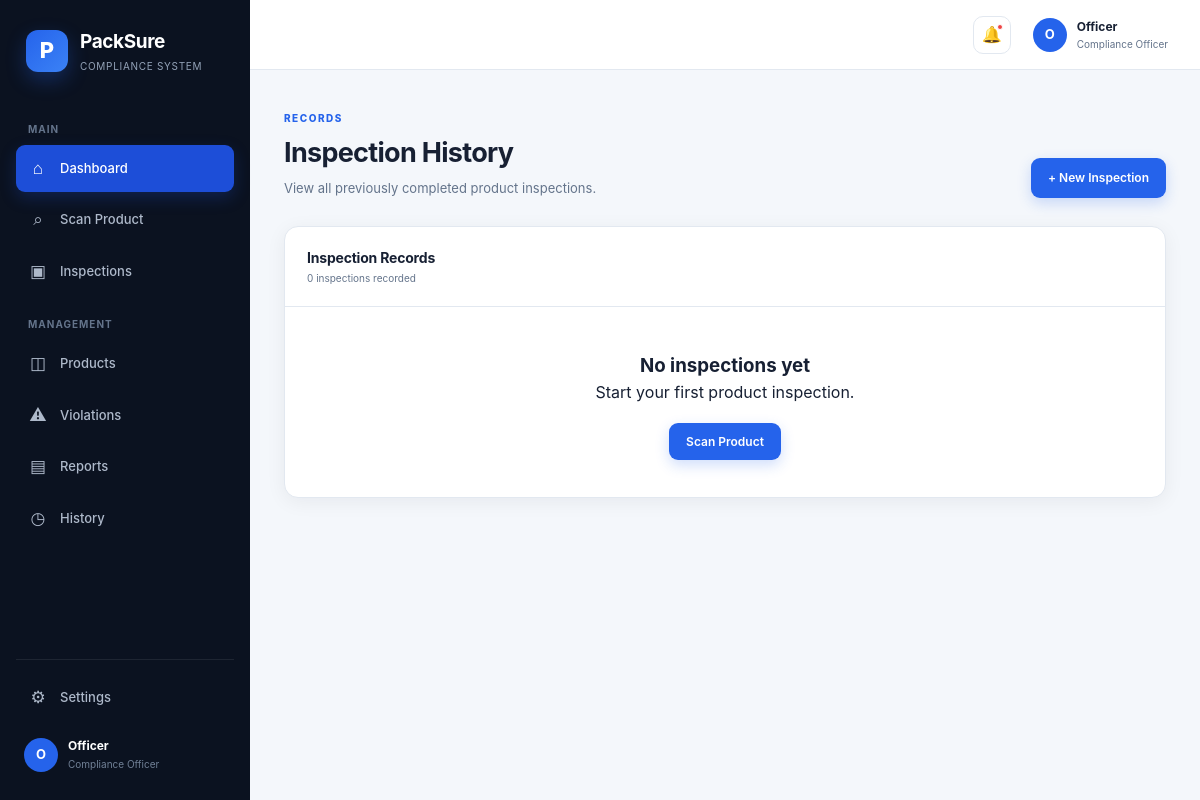
The page /scan/history/ on the database as committed earlier.
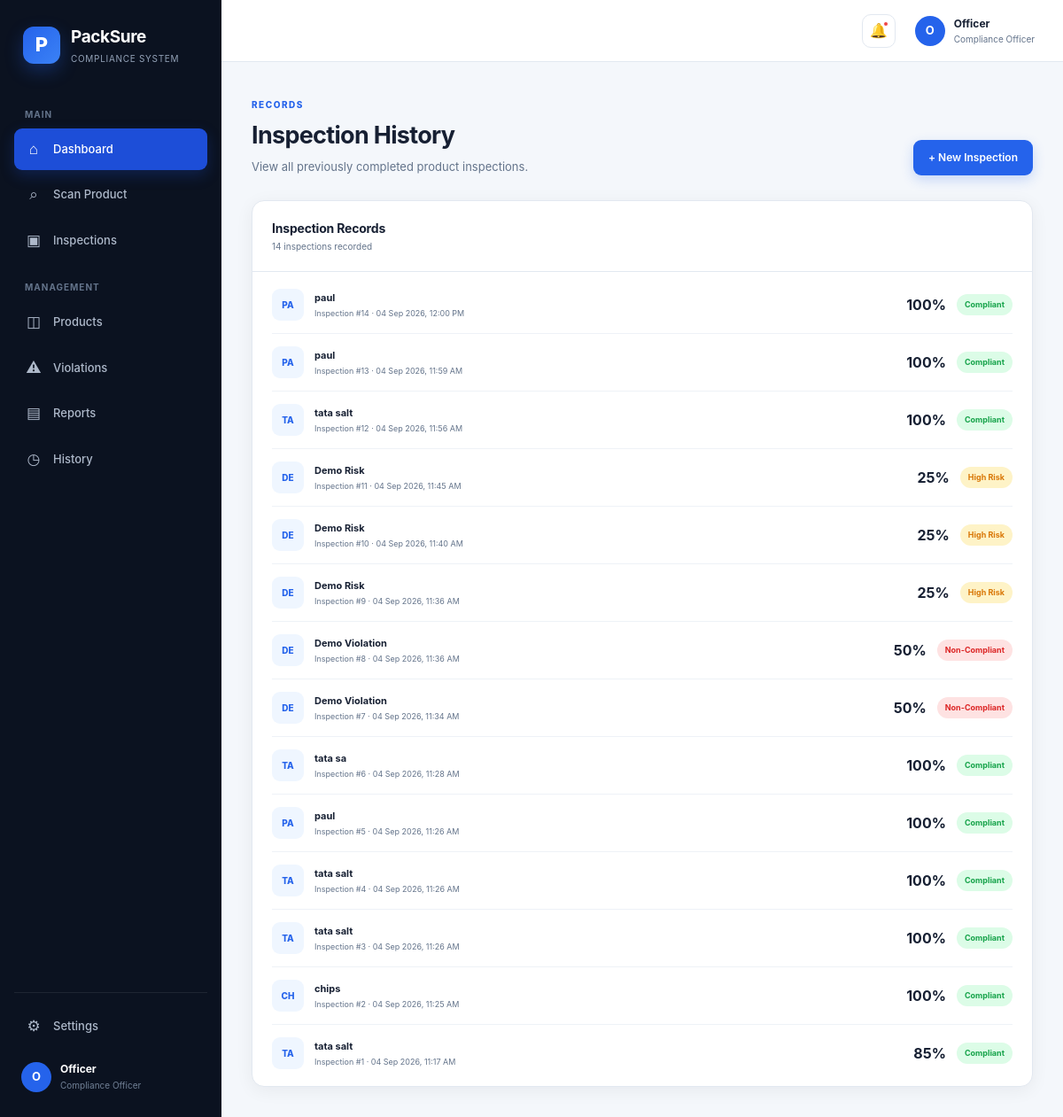
The same page on the database as committed later.
### apps/inspections/models.py (models this page shows, shortened)
class Inspection(models.Model):
    STATUS_CHOICES = [
        ("pending", "Pending"),
        ("compliant", "Compliant"),
        ("violation", "Violation"),
        ("high_risk", "High Risk"),
    ]
    product_name = models.CharField(max_length=200, blank=True)
    image = models.ImageField(upload_to="inspections/")
    status = models.CharField(
        max_length=20,
        choices=STATUS_CHOICES,
        default="pending"
    )
    compliance_score = models.IntegerField(default=0)
    created_at = models.DateTimeField(auto_now_add=True)

### apps/inspections/views.py (the view)
def inspection_history(request):
    inspections = Inspection.objects.all().order_by("-created_at")
    return render(
        request,
        "inspection_history.html",
        {
            "inspections": inspections
        }
    )

### templates/inspection_history.html (shortened to what this page needs)
{% extends "base.html" %}
{% block content %}
<div class="page-header">
    <div>
        <span class="eyebrow">RECORDS</span>
        <h1>Inspection History</h1>
        <p>
            View all previously completed product inspections.
        </p>
    </div>
    <a href="{% url 'scan_product' %}" class="primary-btn">
        + New Inspection
    </a>
</div>
<div class="panel history-panel">
    <div class="panel-header">
        <div>
            <h2>Inspection Records</h2>
            <p>
                {{ inspections|length }} inspection{{ inspections|length|pluralize }}
                recorded
            </p>
        </div>
    </div>
    <div class="inspection-list">
        {% for inspection in inspections %}
        <div class="inspection-row">
            <div class="product-symbol">
                {{ inspection.product_name|slice:":2"|upper }}
            </div>
            <div class="inspection-product">
                <strong>
                    {{ inspection.product_name }}
                </strong>
                <span>
                    Inspection #{{ inspection.id }}
                    · {{ inspection.created_at|date:"d M Y, h:i A" }}
                </span>
            </div>
            <strong>
                {{ inspection.compliance_score }}%
            </strong>
            {% if inspection.status == "compliant" %}
                <span class="status compliant">
                    Compliant
                </span>
            {% elif inspection.status == "violation" %}
                <span class="status violation">
                    Non-Compliant
                </span>
            {% else %}
                <span class="status high-risk">
                    High Risk
                </span>
            {% endif %}
        </div>
        {% empty %}
        <div style="padding:40px; text-align:center;">
            <h3>No inspections yet</h3>
            <p>
                Start your first product inspection.
            </p>
            <br>
            <a href="{% url 'scan_product' %}" class="primary-btn">
                Scan Product
            </a>
        </div>
        {% endfor %}
    </div>
</div>
{% endblock %}

### templates/base.html (shortened to what this page needs)
{% load static %}
<!DOCTYPE html>
<html lang="en">
<head>
    <link rel="stylesheet" href="{% static 'css/style.css' %}">
</head>
<body>
    <div class="app-layout">
        <aside class="sidebar">
            <div class="brand">
                <div class="brand-icon">P</div>
                <div>
                    <h2>PackSure</h2>
                    <span>Compliance System</span>
                </div>
            </div>
            <nav class="sidebar-nav">
                <p class="nav-heading">MAIN</p>
                <a href="#" class="nav-link active">
                    <span class="nav-icon">⌂</span>
                    Dashboard
                </a>
                <a href="{% url 'scan_product' %}" class="nav-link">
                    <span class="nav-icon">⌕</span>
                        Scan Product
                </a>
                <a href="#" class="nav-link">
                    <span class="nav-icon">▣</span>
                    Inspections
                </a>
                <p class="nav-heading">MANAGEMENT</p>
                <a href="#" class="nav-link">
                    <span class="nav-icon">◫</span>
                    Products
                </a>
                <a href="#" class="nav-link">
                    <span class="nav-icon">⚠</span>
                    Violations
                </a>
                <a href="#" class="nav-link">
                    <span class="nav-icon">▤</span>
                    Reports
                </a>
                <a href="{% url 'inspection_history' %}" class="nav-link">
                    <span class="nav-icon">◷</span>
                    History
                </a>
            </nav>
            <div class="sidebar-bottom">
                <a href="#" class="nav-link">
                    <span class="nav-icon">⚙</span>
                    Settings
                </a>
                <div class="user-card">
                    <div class="avatar">O</div>
                    <div class="user-info">
                        <strong>Officer</strong>
                        <span>Compliance Officer</span>
                    </div>
                </div>
            </div>
        </aside>
        <main class="main-content">
            <header class="topbar">
                <div class="topbar-actions">
                    <button class="notification-btn" title="Notifications">
                        🔔
                        <span class="notification-dot"></span>
                    </button>
                    <div class="topbar-user">
                        <div class="avatar">O</div>
                        <div>
                            <strong>Officer</strong>
                            <span>Compliance Officer</span>
                        </div>
                    </div>
                </div>
            </header>
            <section class="page-container">
                {% block content %}
                {% endblock %}
            </section>
        </main>
    </div>
</body>
</html>

Rows that differ between the two databases and show on the page:
added Inspection: product_name "PA", product_name "paul", id "14", created_at "04 Sep 2026, 12:00 PM", compliance_score "100", status "Compliant"
added Inspection: product_name "PA", product_name "paul", id "13", created_at "04 Sep 2026, 11:59 AM", compliance_score "100", status "Compliant"
added Inspection: product_name "TA", product_name "tata salt", id "12", created_at "04 Sep 2026, 11:56 AM", compliance_score "100", status "Compliant"
added Inspection: product_name "DE", product_name "Demo Risk", id "11", created_at "04 Sep 2026, 11:45 AM", compliance_score "25", status "High Risk"
added Inspection: product_name "DE", product_name "Demo Risk", id "10", created_at "04 Sep 2026, 11:40 AM", compliance_score "25", status "High Risk"
added Inspection: product_name "DE", product_name "Demo Risk", id "9", created_at "04 Sep 2026, 11:36 AM", compliance_score "25", status "High Risk"
added Inspection: product_name "DE", product_name "Demo Violation", id "8", created_at "04 Sep 2026, 11:36 AM", compliance_score "50", status "Non-Compliant"
added Inspection: product_name "DE", product_name "Demo Violation", id "7", created_at "04 Sep 2026, 11:34 AM", compliance_score "50", status "Non-Compliant"
added Inspection: product_name "TA", product_name "tata sa", id "6", created_at "04 Sep 2026, 11:28 AM", compliance_score "100", status "Compliant"
added Inspection: product_name "PA", product_name "paul", id "5", created_at "04 Sep 2026, 11:26 AM", compliance_score "100", status "Compliant"
added Inspection: product_name "TA", product_name "tata salt", id "4", created_at "04 Sep 2026, 11:26 AM", compliance_score "100", status "Compliant"
added Inspection: product_name "TA", product_name "tata salt", id "3", created_at "04 Sep 2026, 11:26 AM", compliance_score "100", status "Compliant"
added Inspection: product_name "CH", product_name "chips", id "2", created_at "04 Sep 2026, 11:25 AM", compliance_score "100", status "Compliant"
added Inspection: product_name "TA", product_name "tata salt", id "1", created_at "04 Sep 2026, 11:17 AM", compliance_score "85", status "Compliant"
Other text that changed with them:
{{ inspections|length }}: "0" → "14"
text no longer shown: "No inspections yet Start your first product inspection. Scan Product"
